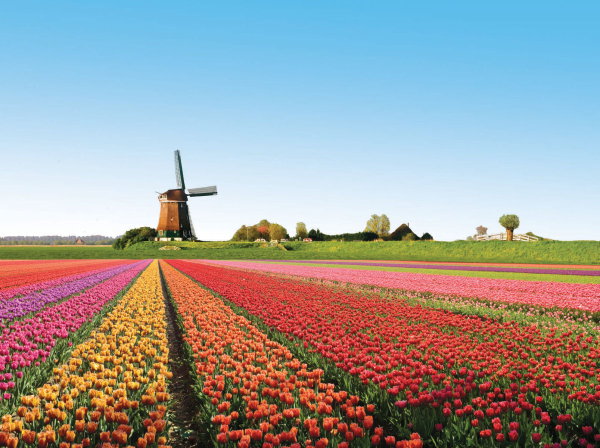
#> input picture 2021-28-06/campo.jpg, 1200 x 896 px (shown at 1/2 size)
$ python 'Cp4 - resizeCutAffine.py'
#> lines starting #> are read from the running program, lines starting #| are printed output that depends on the picture
import cv2 as cv
import numpy as np

src = cv.imread('campo.jpg') #Leitura da imagem existente no sistema
#> src is the input picture: shape (896, 1200, 3); mean B, G, R 155.3, 156.1, 157.2

resized = src[::2, ::2] #Método de modificar as dimensões da imagem, utilizando slice interpolado
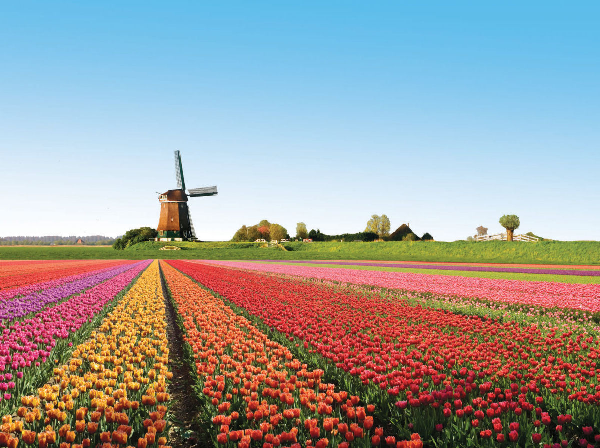
#> resized: shape (448, 600, 3); mean B, G, R 155.4, 156.2, 157.2

cut = resized[145:269, 112:234] #Seleciona uma área específica da imagem e recorta ele, novamente utilizando slicing
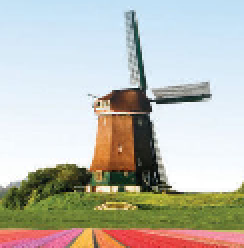
#> cut: shape (124, 122, 3) (shown 2 times larger); mean B, G, R 178.9, 188.4, 188.5

cut_flip = cv.flip(cut, 1) # Função para rotacionar a umagem, no caso foi rotacionado o corte realizado anteriormente, e o código do flip é -1, ou seja, irá inverter as coodenadas x e y
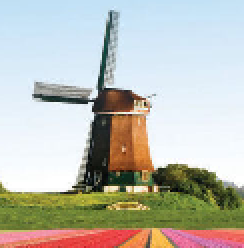
#> cut_flip: shape (124, 122, 3) (shown 2 times larger); mean B, G, R 178.9, 188.4, 188.5

center = (62,61) #Determinando o centro do corte realizado "cut"

matrix = cv.getRotationMatrix2D(center,90,1.0) #Função responsável por transformar uma imagem em uma matriz  2 x 3, utilizando como parâmetro o centro da imagem, a rotação em graus e a escala

cut_flip = cv.warpAffine(cut_flip,matrix,(123,126)) #Aqui finalmente é a rotoção da imagem e torno do próprio centro, utilizando o affine.
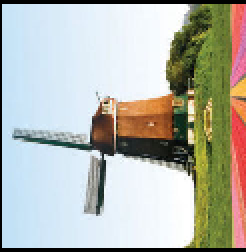
#> cut_flip: shape (126, 123, 3) (shown 2 times larger); mean B, G, R 173.1, 182.3, 180.6


cv.imshow("Original", resized)
cv.imshow("Mod", cut_flip)
cv.imwrite("Modified.jpg",cut_flip) #Gera uma imagem no sistema modificada
cv.waitKey(0)

$ run again, with 2021-28-06/deserto.jpg copied over 2021-28-06/campo.jpg
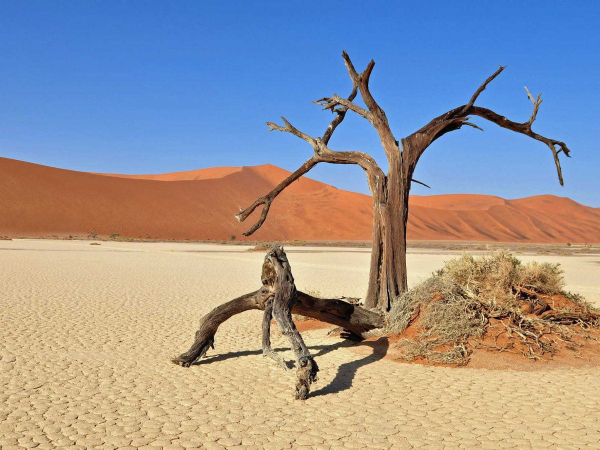
#> input picture 2021-28-06/deserto.jpg, 1200 x 899 px (shown at 1/2 size)
#> src is the input picture: shape (899, 1200, 3); mean B, G, R 153.4, 150.1, 152.6
#> `cut = resized[145:269, 112:234]`:
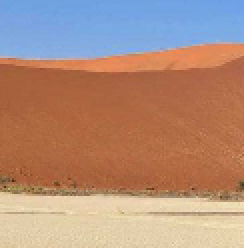
#> cut: shape (124, 122, 3) (shown 2 times larger); mean B, G, R 124.1, 141.5, 176.6
#> `cut_flip = cv.warpAffine(cut_flip,matrix,(123,126))`:
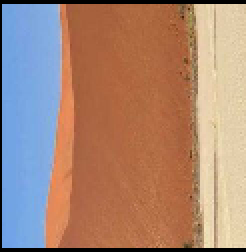
#> cut_flip: shape (126, 123, 3) (shown 2 times larger); mean B, G, R 118.5, 134.9, 168.9
